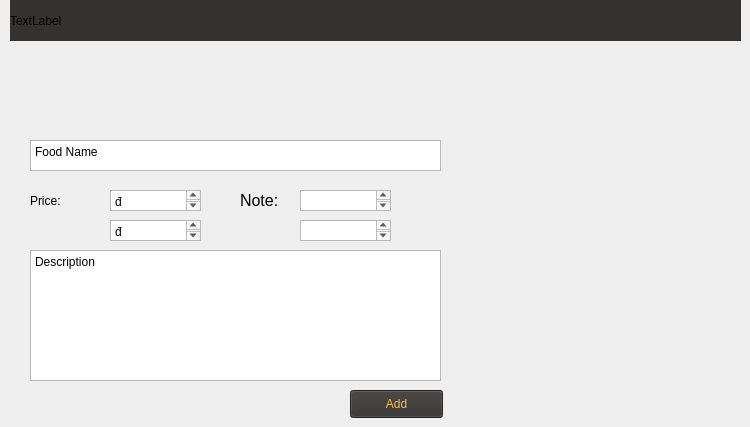
                    <widget class="QWidget" name="edit_review_food_page">
                     <widget class="QLabel" name="label_352">
                      <property name="geometry">
                       <rect>
                        <x>240</x>
                        <y>180</y>
                        <width>51</width>
                        <height>41</height>
                       </rect>
                      </property>
                      <property name="font">
                       <font>
                        <family>MS Shell Dlg 2</family>
                        <pointsize>12</pointsize>
                        <weight>50</weight>
                        <italic>false</italic>
                        <bold>false</bold>
                       </font>
                      </property>
                      <property name="styleSheet">
                       <string notr="true">font: 12pt &quot;MS Shell Dlg 2&quot;;</string>
                      </property>
                      <property name="text">
                       <string>Note:</string>
                      </property>
                     </widget>
                     <widget class="QLabel" name="food_photo_label_3">
                      <property name="geometry">
                       <rect>
                        <x>180</x>
                        <y>40</y>
                        <width>121</width>
                        <height>101</height>
                       </rect>
                      </property>
                      <property name="sizePolicy">
                       <sizepolicy hsizetype="Fixed" vsizetype="Fixed">
                        <horstretch>0</horstretch>
                        <verstretch>0</verstretch>
                       </sizepolicy>
                      </property>
                      <property name="text">
                       <string/>
                      </property>
                      <property name="pixmap">
                       <pixmap>C:/Users/USER/.designer/image/ic_food64.png</pixmap>
                      </property>
                      <property name="scaledContents">
                       <bool>true</bool>
                      </property>
                     </widget>
                     <widget class="QLabel" name="label_353">
                      <property name="geometry">
                       <rect>
                        <x>410</x>
                        <y>180</y>
                        <width>21</width>
                        <height>21</height>
                       </rect>
                      </property>
                      <property name="cursor">
                       <cursorShape>PointingHandCursor</cursorShape>
                      </property>
                      <property name="text">
                       <string/>
                      </property>
                      <property name="pixmap">
                       <pixmap>C:/Users/USER/.designer/134224_add_plus_new_icon.png</pixmap>
                      </property>
                      <property name="scaledContents">
                       <bool>true</bool>
                      </property>
                     </widget>
                     <widget class="QLabel" name="label_354">
                      <property name="geometry">
                       <rect>
                        <x>10</x>
                        <y>0</y>
                        <width>731</width>
                        <height>41</height>
                       </rect>
                      </property>
                      <property name="styleSheet">
                       <string notr="true">background-color: #343131;</string>
                      </property>
                      <property name="text">
                       <string>TextLabel</string>
                      </property>
                     </widget>
                     <widget class="QPlainTextEdit" name="food_noteprice_label_7">
                      <property name="geometry">
                       <rect>
                        <x>300</x>
                        <y>220</y>
                        <width>91</width>
                        <height>21</height>
                       </rect>
                      </property>
                      <property name="plainText">
                       <string/>
                      </property>
                     </widget>
                     <widget class="QPlainTextEdit" name="food_price_label_3">
                      <property name="geometry">
                       <rect>
                        <x>110</x>
                        <y>190</y>
                        <width>91</width>
                        <height>21</height>
                       </rect>
                      </property>
                      <property name="plainText">
                       <string>đ</string>
                      </property>
                     </widget>
                     <widget class="QPlainTextEdit" name="food_noteprice_label_8">
                      <property name="geometry">
                       <rect>
                        <x>300</x>
                        <y>190</y>
                        <width>91</width>
                        <height>21</height>
                       </rect>
                      </property>
                      <property name="plainText">
                       <string/>
                      </property>
                     </widget>
                     <widget class="QPlainTextEdit" name="food_noteprice_label_9">
                      <property name="geometry">
                       <rect>
                        <x>110</x>
                        <y>220</y>
                        <width>91</width>
                        <height>21</height>
                       </rect>
                      </property>
                      <property name="plainText">
                       <string>đ</string>
                      </property>
                     </widget>
                     <widget class="QPlainTextEdit" name="food_description_3">
                      <property name="geometry">
                       <rect>
                        <x>30</x>
                        <y>250</y>
                        <width>411</width>
                        <height>131</height>
                       </rect>
                      </property>
                      <property name="plainText">
                       <string>Description</string>
                      </property>
                     </widget>
                     <widget class="QLabel" name="label_355">
                      <property name="geometry">
                       <rect>
                        <x>30</x>
                        <y>180</y>
                        <width>61</width>
                        <height>41</height>
                       </rect>
                      </property>
                      <property name="styleSheet">
                       <string notr="true">font: 12pt &quot;MS Shell Dlg 2&quot;;</string>
                      </property>
                      <property name="text">
                       <string>Price: </string>
                      </property>
                     </widget>
                     <widget class="QPlainTextEdit" name="food_name_lineEdit_3">
                      <property name="geometry">
                       <rect>
                        <x>30</x>
                        <y>140</y>
                        <width>411</width>
                        <height>31</height>
                       </rect>
                      </property>
                      <property name="plainText">
                       <string>Food Name</string>
                      </property>
                     </widget>
                     <widget class="QLabel" name="lb_anh_10">
                      <property name="geometry">
                       <rect>
                        <x>180</x>
                        <y>50</y>
                        <width>101</width>
                        <height>81</height>
                       </rect>
                      </property>
                      <property name="font">
                       <font>
                        <pointsize>30</pointsize>
                       </font>
                      </property>
                      <property name="text">
                       <string/>
                      </property>
                      <property name="pixmap">
                       <pixmap>C:/Users/USER/.designer/ic_food.png</pixmap>
                      </property>
                      <property name="scaledContents">
                       <bool>true</bool>
                      </property>
                     </widget>
                     <widget class="QPushButton" name="addfood_button_3">
                      <property name="geometry">
                       <rect>
                        <x>350</x>
                        <y>390</y>
                        <width>93</width>
                        <height>28</height>
                       </rect>
                      </property>
                      <property name="styleSheet">
                       <string notr="true">color: #FABC3F;
background-color: #343131;</string>
                      </property>
                      <property name="text">
                       <string>Add</string>
                      </property>
                     </widget>
                    </widget>
